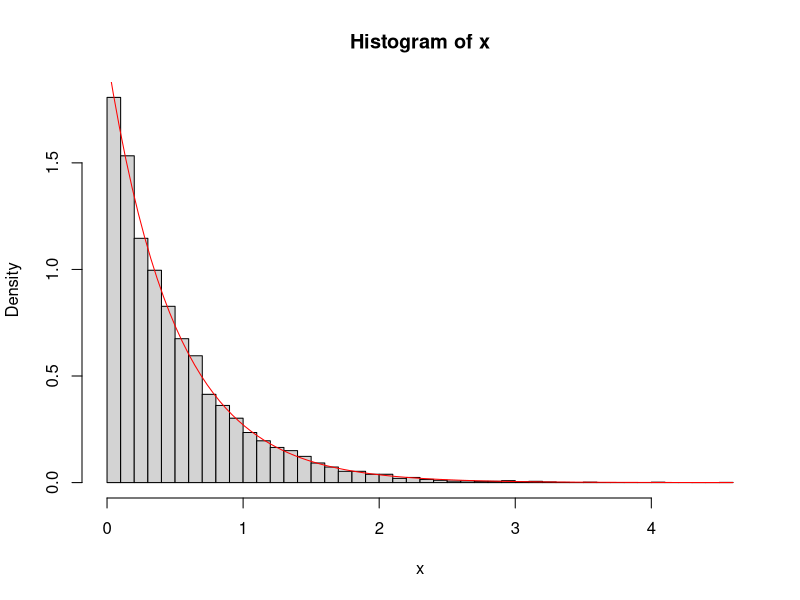
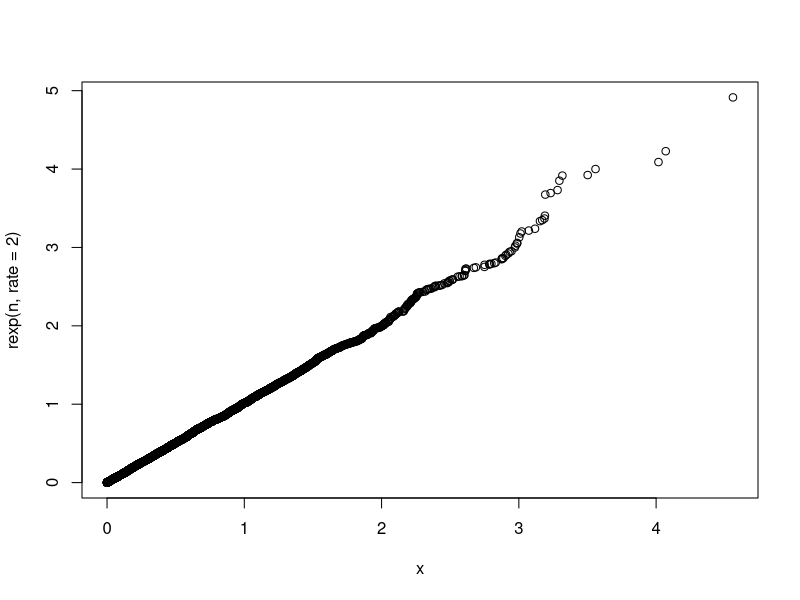
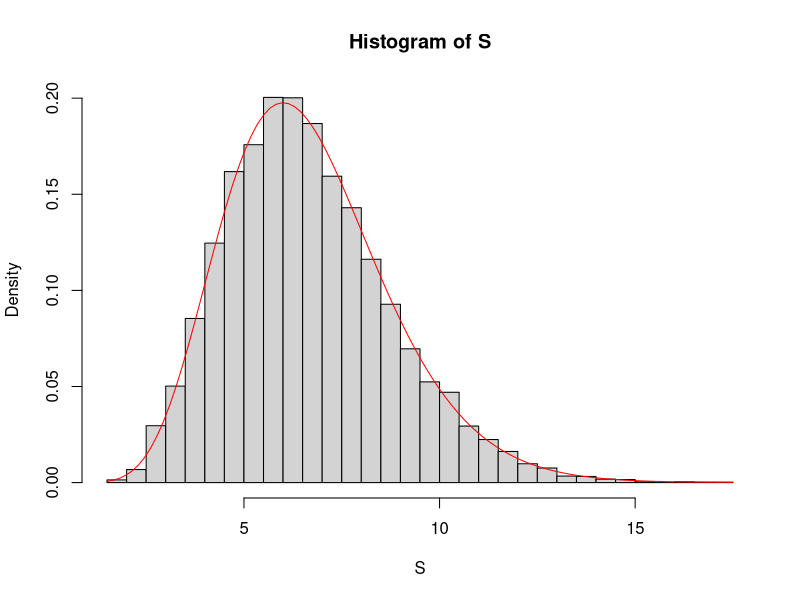
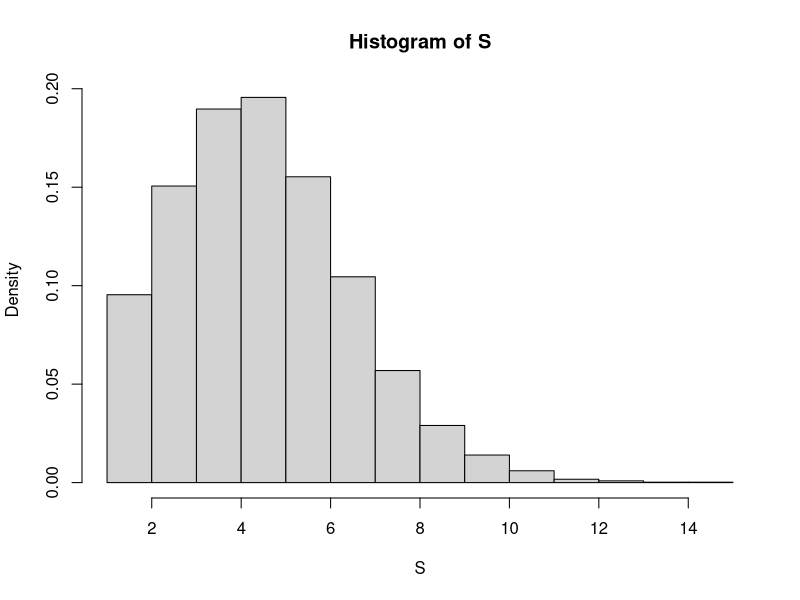

Reproduce these figures in R, in order. (Note: this script raises an error after producing the figures.)
## ---- chunk 1
n <- 10000
u <- runif(n)
x <- -1 / 2 * log(1 - u)
hist(x, breaks = 50, freq = FALSE)
curve(dexp(x, rate = 2), add = TRUE, col = "red")

qqplot(x, rexp(n, rate = 2))
## ---- chunk 2
lambda <- 1.5
n <- 10000
d <- 10
S <- numeric(n)
for (i in 1:n) {
  u <- runif(d)
  x <- -1 / lambda * log(1 - u)
  S[i] <- sum(x)
}
hist(S, freq = FALSE, breaks = 50)
curve(dgamma(x, shape = d, rate = lambda), add = TRUE, col = "red")
## ---- chunk 3
n <- 10000
S <- numeric(n)
i <- 1
for (j in (1:n)) {
  x <- -1 / 4 * log(1 - runif(1))
  while (x <= 1) {
    i <- i + 1
    x <- x - 1 / 4 * log(1 - runif(1))
  }
  S[j] <- i
  i <- 1
}
hist(S, freq = FALSE)
curve(dpois(S, lambda = 4), add = TRUE, col = "red")
